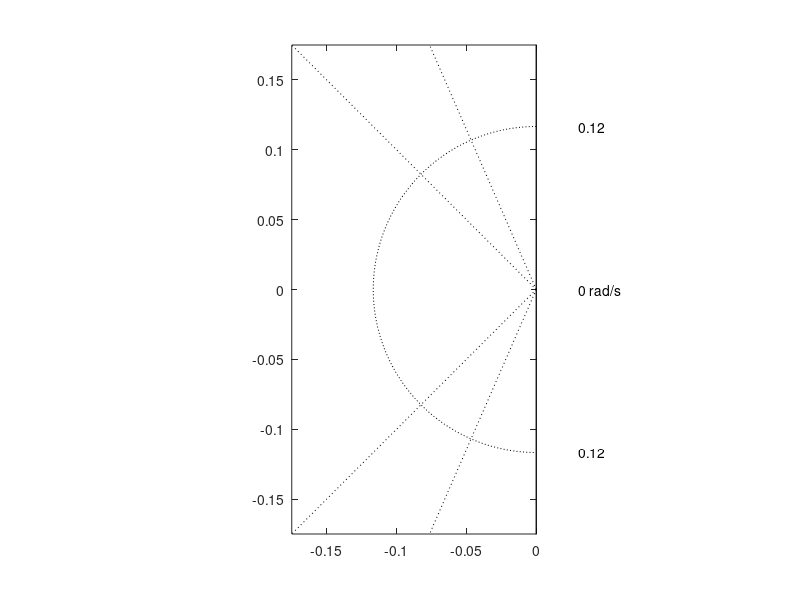

Write the MATLAB code that produced this figure.
clear all
close all
clc
t_r_bar=30  %sec
zeta_bar= 0.4
t_s_bar= 100 %sec
I_x=1  %kg m^2
I_y=0.5 %kg m^2
I_z=0.7 %kg m^2

I_min=min([I_x I_y I_z])
I_max=max([I_x I_y I_z])
zeta_0_max=sqrt(I_min/I_max)
omega_n_0_min=3.5/t_r_bar %rad/sec
zeta_0_min=zeta_bar
zeta_0_omega_n_0_min=3.9/t_s_bar %rad/sec

figure
sgrid([zeta_0_min,zeta_0_max],omega_n_0_min)
axis([-1.5*omega_n_0_min 0 -1.5*omega_n_0_min 1.5*omega_n_0_min])
daspect([1 1 1])

% omega_n_0=0.12 %rad/sec
% zeta_0_min=0.4